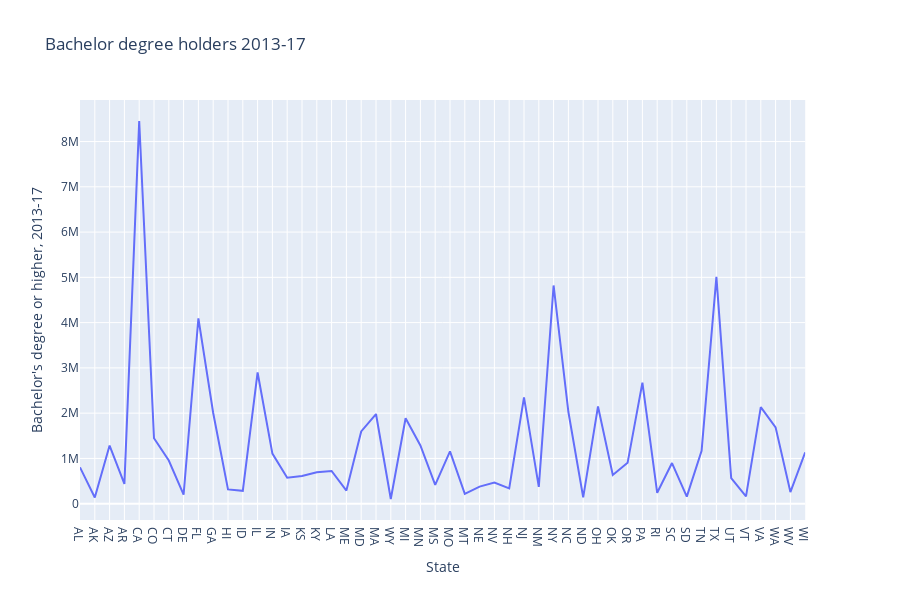

The notebook cell this image was saved under:
### Code cell
graph_2013_17 = px.line(states_data_frame, x = 'State', y = "Bachelor's degree or higher, 2013-17", title='Bachelor degree holders 2013-17')
graph_2013_17.show()

### Figure 1 — Plotly figure (JSON) as saved in the notebook; plotly's stock layout.template omitted (floating-point values rounded to 4 significant figures)
{"data": [{"hoverlabel": {"namelength": 0}, "hovertemplate": "State=%{x}<br>Bachelor's degree or higher, 2013-17=%{y}", "legendgroup": "", "line": {"color": "#636efa", "dash": "solid"}, "mode": "lines", "name": "", "showlegend": false, "type": "scatter", "x": ["AL", "AK", "AZ", "AR", "CA", "CO", "CT", "DE", "FL", "GA", "HI", "ID", "IL", "IN", "IA", "KS", "KY", "LA", "ME", "MD", "MA", "WY", "MI", "MN", "MS", "MO", "MT", "NE", "NV", "NH", "NJ", "NM", "NY", "NC", "ND", "OH", "OK", "OR", "PA", "RI", "SC", "SD", "TN", "TX", "UT", "VT", "VA", "WA", "WV", "WI"], "xaxis": "x", "y": [803578, 137821, 1284657, 437428, 8453731, 1446473, 953199, 201769, 4095858, 2003531, 315350, 285141, 2898584, 1106308, 572425, 610346, 692568, 723452, 291027, 1596997, 1980861, 103954, 1887041, 1285750, 417318, 1155709, 216308, 377452, 466121, 338558, 2347836, 371294, 4820813, 2025716, 140270, 2148627, 634364, 902927, 2673219, 240396, 898081, 156114, 1166773, 5010395, 567151, 161142, 2133497, 1687348, 257421, 1134481], "yaxis": "y"}], "layout": {"height": 600, "legend": {"tracegroupgap": 0}, "title": {"text": "Bachelor degree holders 2013-17"}, "xaxis": {"anchor": "y", "domain": [0, 0.98], "title": {"text": "State"}}, "yaxis": {"anchor": "x", "domain": [0, 1], "title": {"text": "Bachelor's degree or higher, 2013-17"}}}}
